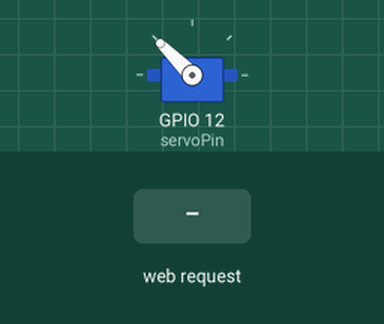
This sketch was run on a simulated ESP8266 (NodeMCU). Parts: servo. The test bench sets the inputs (shaded band). WiFi joins after 1.5 s; servers stay silent unless stated; what the sketch prints to the serial monitor is not drawn.

Above: at 2.7 s.
2.8 s: HTTP request GET /up received
At 3.6 s:
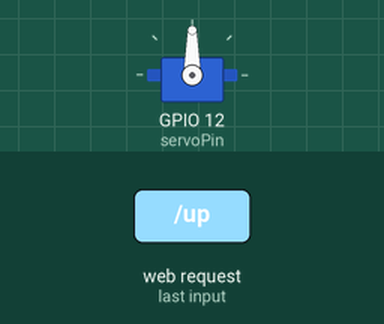
5.3 s: HTTP request GET /down received
At 6.1 s:
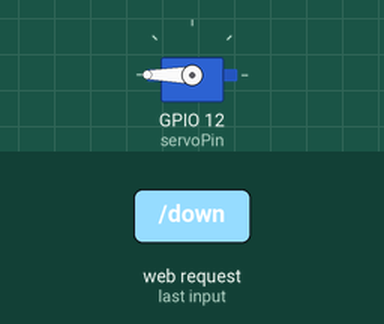
Timing chart, 0 to 8.3 s (numbered marks = the images above; inputs shaded):
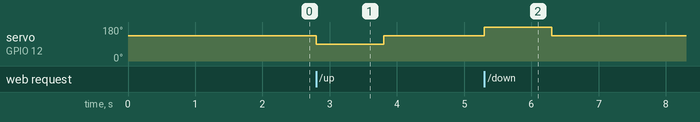

The sketch:

esp8266.ino
```cpp
#include <ESP8266WiFi.h>          // ESP8266 WiFi功能库
#include <ESP8266WebServer.h>      // Web服务器库
#include <Servo.h>                 // 舵机控制库

// WiFi网络配置
const char* ssid = "canyouhearme";      // WiFi名称
const char* password = "icanhearyou";    // WiFi密码

// 舵机相关配置
Servo myservo;                // 创建舵机对象
int servoPin = 12;           // 舵机信号线连接到GPIO12引脚
int pos = 135;               // 舵机初始位置（中间位置135度）

// 定义舵机角度常量
const int UP_ANGLE = 90;     // 抬头角度（90度）
const int DOWN_ANGLE = 180;  // 低头角度（180度）
const int MID_ANGLE = 135;   // 中间位置（135度）

// 创建Web服务器实例，监听80端口（HTTP默认端口）
ESP8266WebServer server(80);

// 函数声明
void handleUp();    // 声明抬头函数
void handleDown();  // 声明低头函数

void setup() {
  // 初始化串口通信，波特率115200
  Serial.begin(115200);

  // 初始化舵机
  if(myservo.attach(servoPin)) {  // 将舵机连接到指定引脚
    Serial.println("舵机初始化成功");
  } else {
    Serial.println("舵机初始化失败");
  }
  myservo.write(MID_ANGLE);  // 设置舵机初始位置为135度

  // 连接WiFi网络
  WiFi.begin(ssid, password);
  Serial.print("正在连接WiFi");

  // 等待WiFi连接成功，设置超时时间
  int timeout = 0;
  while (WiFi.status() != WL_CONNECTED && timeout < 20) {
    delay(500);
    Serial.print(".");
    timeout++;
  }

  if (timeout >= 20) {
    Serial.println("\nWiFi连接失败！");
    return;  // 如果连接失败，停止后续操作
  }

  // 打印连接成功信息和IP地址
  Serial.println("\n已连接到WiFi");
  Serial.println("IP地址: " + WiFi.localIP().toString());

  // 设置HTTP请求处理路由
  server.on("/up", handleUp);     // 处理/up路径的请求（抬头）
  server.on("/down", handleDown); // 处理/down路径的请求（低头）

  // 启动Web服务器
  server.begin();
  Serial.println("HTTP服务器已启动");
}

void loop() {
  // 处理客户端请求
  server.handleClient();
}

// 处理抬头请求的函数
void handleUp() {
  Serial.println("收到抬头请求");

  // 先转到抬头位置（90度）
  myservo.write(UP_ANGLE);
  delay(1000);  // 等待舵机转动到位（1秒）

  // 然后回到中间位置（135度）
  myservo.write(MID_ANGLE);
  pos = MID_ANGLE;  // 更新当前位置记录

  // 发送响应给客户端
  server.send(200, "text/plain", "已完成抬头动作并返回中间位置");
  Serial.println("完成抬头动作");
}

// 处理低头请求的函数
void handleDown() {
  Serial.println("收到低头请求");

  // 先转到低头位置（180度）
  myservo.write(DOWN_ANGLE);
  delay(1000);  // 等待舵机转动到位（1秒）

  // 然后回到中间位置（135度）
  myservo.write(MID_ANGLE);
  pos = MID_ANGLE;  // 更新当前位置记录

  // 发送响应给客户端
  server.send(200, "text/plain", "已完成低头动作并返回中间位置");
  Serial.println("完成低头动作");
}
```

Measured:
- after the input at 2.8 s, servo on GPIO 12 (servoPin): 135° → 90° at once, → 135° 1.0 s later
- after the input at 5.3 s, servo on GPIO 12 (servoPin): 135° → 180° at once, → 135° 1.0 s later
